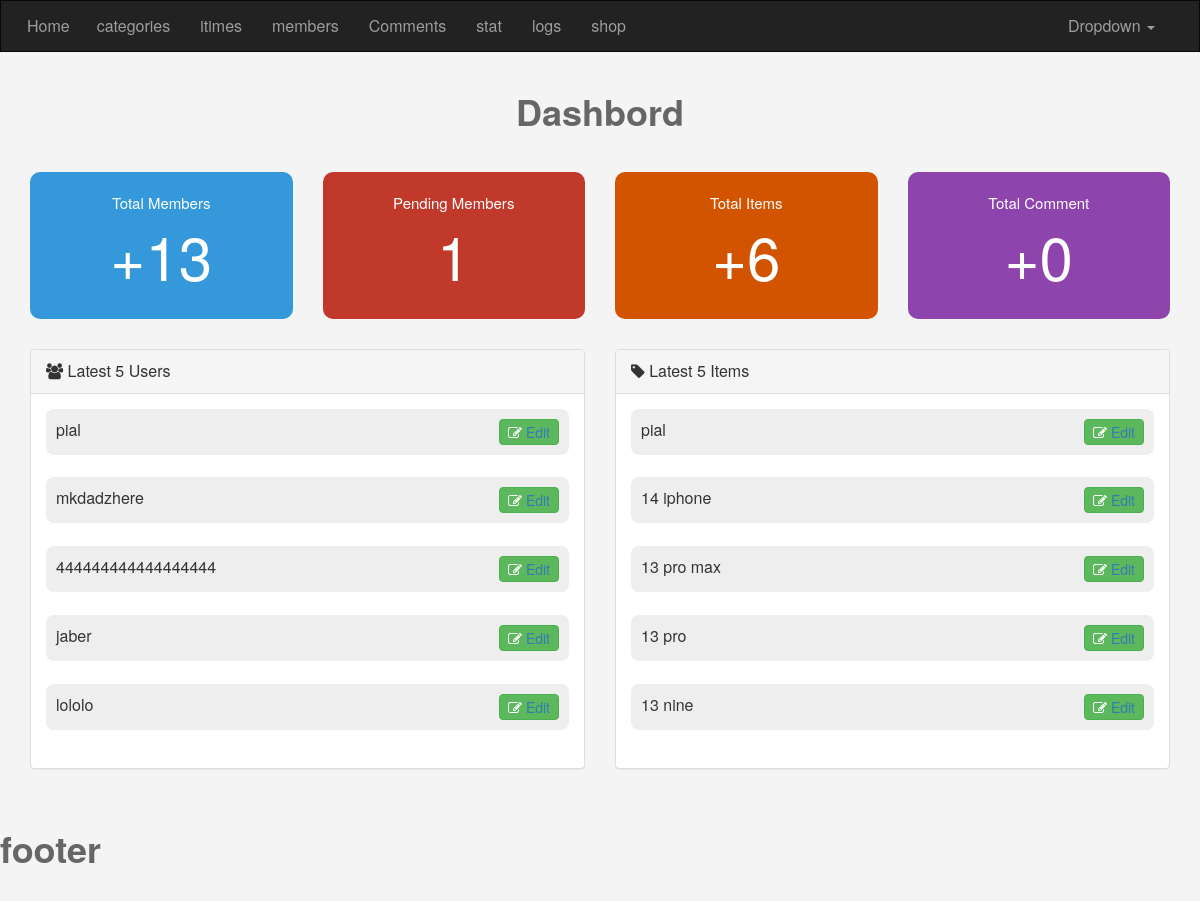
The page /admin/d.php (signed in) on the database its author committed.
### tables this page shows
CREATE TABLE `users` (
  `UserID` int(11) NOT NULL,
  `Username` varchar(255) NOT NULL,
  `Password` varchar(255) NOT NULL,
  `Email` varchar(255) NOT NULL,
  `Fullname` varchar(255) NOT NULL,
  `GroupID` int(11) NOT NULL DEFAULT '0',
  `trs` int(11) NOT NULL DEFAULT '0',
  `reg` int(11) NOT NULL DEFAULT '0',
  `Date` date NOT NULL,
  `avatar` varchar(255) NOT NULL
);

CREATE TABLE `items` (
  `item_id` int(11) NOT NULL,
  `name` varchar(255) NOT NULL,
  `description` text NOT NULL,
  `price` varchar(255) NOT NULL,
  `add_date` date NOT NULL,
  `made` varchar(255) NOT NULL,
  `pho` varchar(255) NOT NULL,
  `stats` varchar(255) NOT NULL,
  `rating` smallint(6) NOT NULL,
  `approve` tinyint(4) NOT NULL DEFAULT '0',
  `cart_id` int(11) NOT NULL,
  `mem_id` int(11) NOT NULL
);

### admin/includs/fanctions/functions.php (called while the page is built, shortened)
<?php
function checkitem($select,$from,$value)
{
  global $con;
  $statment=$con ->prepare("SELECT $select FROM $from WHERE $select=?");
  $statment ->execute(array($value));
  $count=$statment->rowcount();
  return $count;
}
function COtems($itmes,$table)
{
  global $con;
  $stmt2=$con->prepare("SELECT COUNT($itmes) FROM $table");
  $stmt2->execute();
  return $stmt2->fetchColumn();
}
function gitlst($select,$table,$order,$limit =2)
{
  global $con;
  $stmt2=$con->prepare("SELECT $select  FROM $table ORDER BY $order DESC LIMIT $limit ");
  $stmt2->execute();
  $rows=$stmt2->fetchAll();
   return $rows ;
}
 ?>

### admin/d.php (the view, shortened to what this page needs)
<?php
if(isset($_SESSION['username'])):
  include 'init.php';
  ?>
    <div class="container home-stats text-center">
      <h1>Dashbord</h1>
      <div class="row">
        <div class="col-md-3">
          <div class="stat st-members">
            Total Members
            <span><a href="mem.php"><?php echo "+". COtems('UserID','users')?></a></span>
          </div>
        </div>
        <div class="col-md-3">
          <div class="stat st-pending">
            Pending Members
            <span><a href="mem.php?do=manage&pagg=Pending">
              <?php echo checkitem("reg","users","0")?></a></span>
          </div>
        </div>
        <div class="col-md-3">
          <div class="stat st-items">
            Total Items
            <span><a href="items.php"><?php echo "+". COtems('item_id','items')?></a></span>
           </div>
        </div>
        <div class="col-md-3">
          <div class="stat st-comments">
            Total Comment
            <span><a href="comment.php"><?php echo "+". COtems('c_id','comment')?></a></span>
          </div>
        </div>
      </div>
    </div>
    <div class="container latest">
      <div class="row">
        <div class="col-sm-6">
          <div class="panel panel-default">
            <div class="panel-heading">
              <i class="fa fa-users"></i>  Latest
              <?php echo $num =5 ?> Users
            </div>
            <div class="panel-body">
              <ul class="list-unstyled latest-users">
              <?php
                 $the=gitlst("*","users","UserID",$num);
                   foreach ($the as $A){
                     echo '<li>';
                     echo $A ['Username'];
                     echo '<span class="btn btn-success pull-right">';
                     echo '<i class="fa fa-edit"></i><a href="mem.php?do=Edit&Us='.$A ['UserID'].'"> Edit</a></span></li>';
                     echo "<br>";
                    }
              ?>
              </ul>
            </div>
          </div>
        </div>
        <div class="col-sm-6">
          <div class="panel panel-default">
            <div class="panel-heading">
              <i class="fa fa-tag"></i> Latest
              <?php echo $last_item =5 ?> Items
            </div>
            <div class="panel-body">
            <ul class="list-unstyled latest-users">
              <?php
                 $item_list=gitlst("*","items","item_id",$last_item);
                 if(!empty($item_list)):
                   foreach ($item_list as $AA){
                     echo '<li>';
                     echo $AA ['name'];
                     echo '<span class="btn btn-success pull-right">';
                     echo '<i class="fa fa-edit">
                     </i><a href="items.php?do=Edit&itemsid='
                     .$AA ['item_id'].'"> Edit</a></span></li>';
                     echo "<br>";
                    }endif;
              ?>
              </ul>
            </div>
          </div>
        </div>
      </div>
    </div>
   <?php
  include $tpl.'footer.php';
else:
  header('location:index.php');
endif;
?>

### admin/layout/css/backend.css (style rules this page uses)
body { background-color:#f4f4f4; font-size: 16px; }
.home-stats .stat { border-radius: 10px; padding: 20px; font-size: 15px; color: #FFF; }
.home-stats .stat a { color: #FFF; text-decoration: none; }
.home-stats .stat span { display: block; font-size: 60px; }
.home-stats .st-members { background-color: #3498db; }
.home-stats .st-pending { background-color: #c0392b; }
.home-stats .st-items { background-color: #d35400; }
.home-stats .st-comments { background-color: #8e44ad; }
.latest { margin-top: 30px; }
.latest-users { margin-bottom: 0; }
.latest-users li { padding: 10px ; overflow: hidden; }
.latest-users li:nth-child(odd) { background-color: #EEE; border-radius: 8px; }
.latest-users .btn-success { padding: 2px 8px; }
h1 { font-style: 55px; margin: 40px 0px ; font-weight: bold; color: #666; }

### rows shown on the page
users: Username "pial"
users: Username "mkdadzhere"
users: Username "444444444444444444"
users: Username "jaber"
users: Username "lololo"
items: name "pial"
items: name "14 iphone"
items: name "13 pro max"
items: name "13 pro"
items: name "13 nine"

### other values the page prints
COtems('UserID','users') "13"
checkitem("reg","users","0") "1"
COtems('item_id','items') "6"
COtems('c_id','comment') "0"
$num =5 "5"
$last_item =5 "5"
